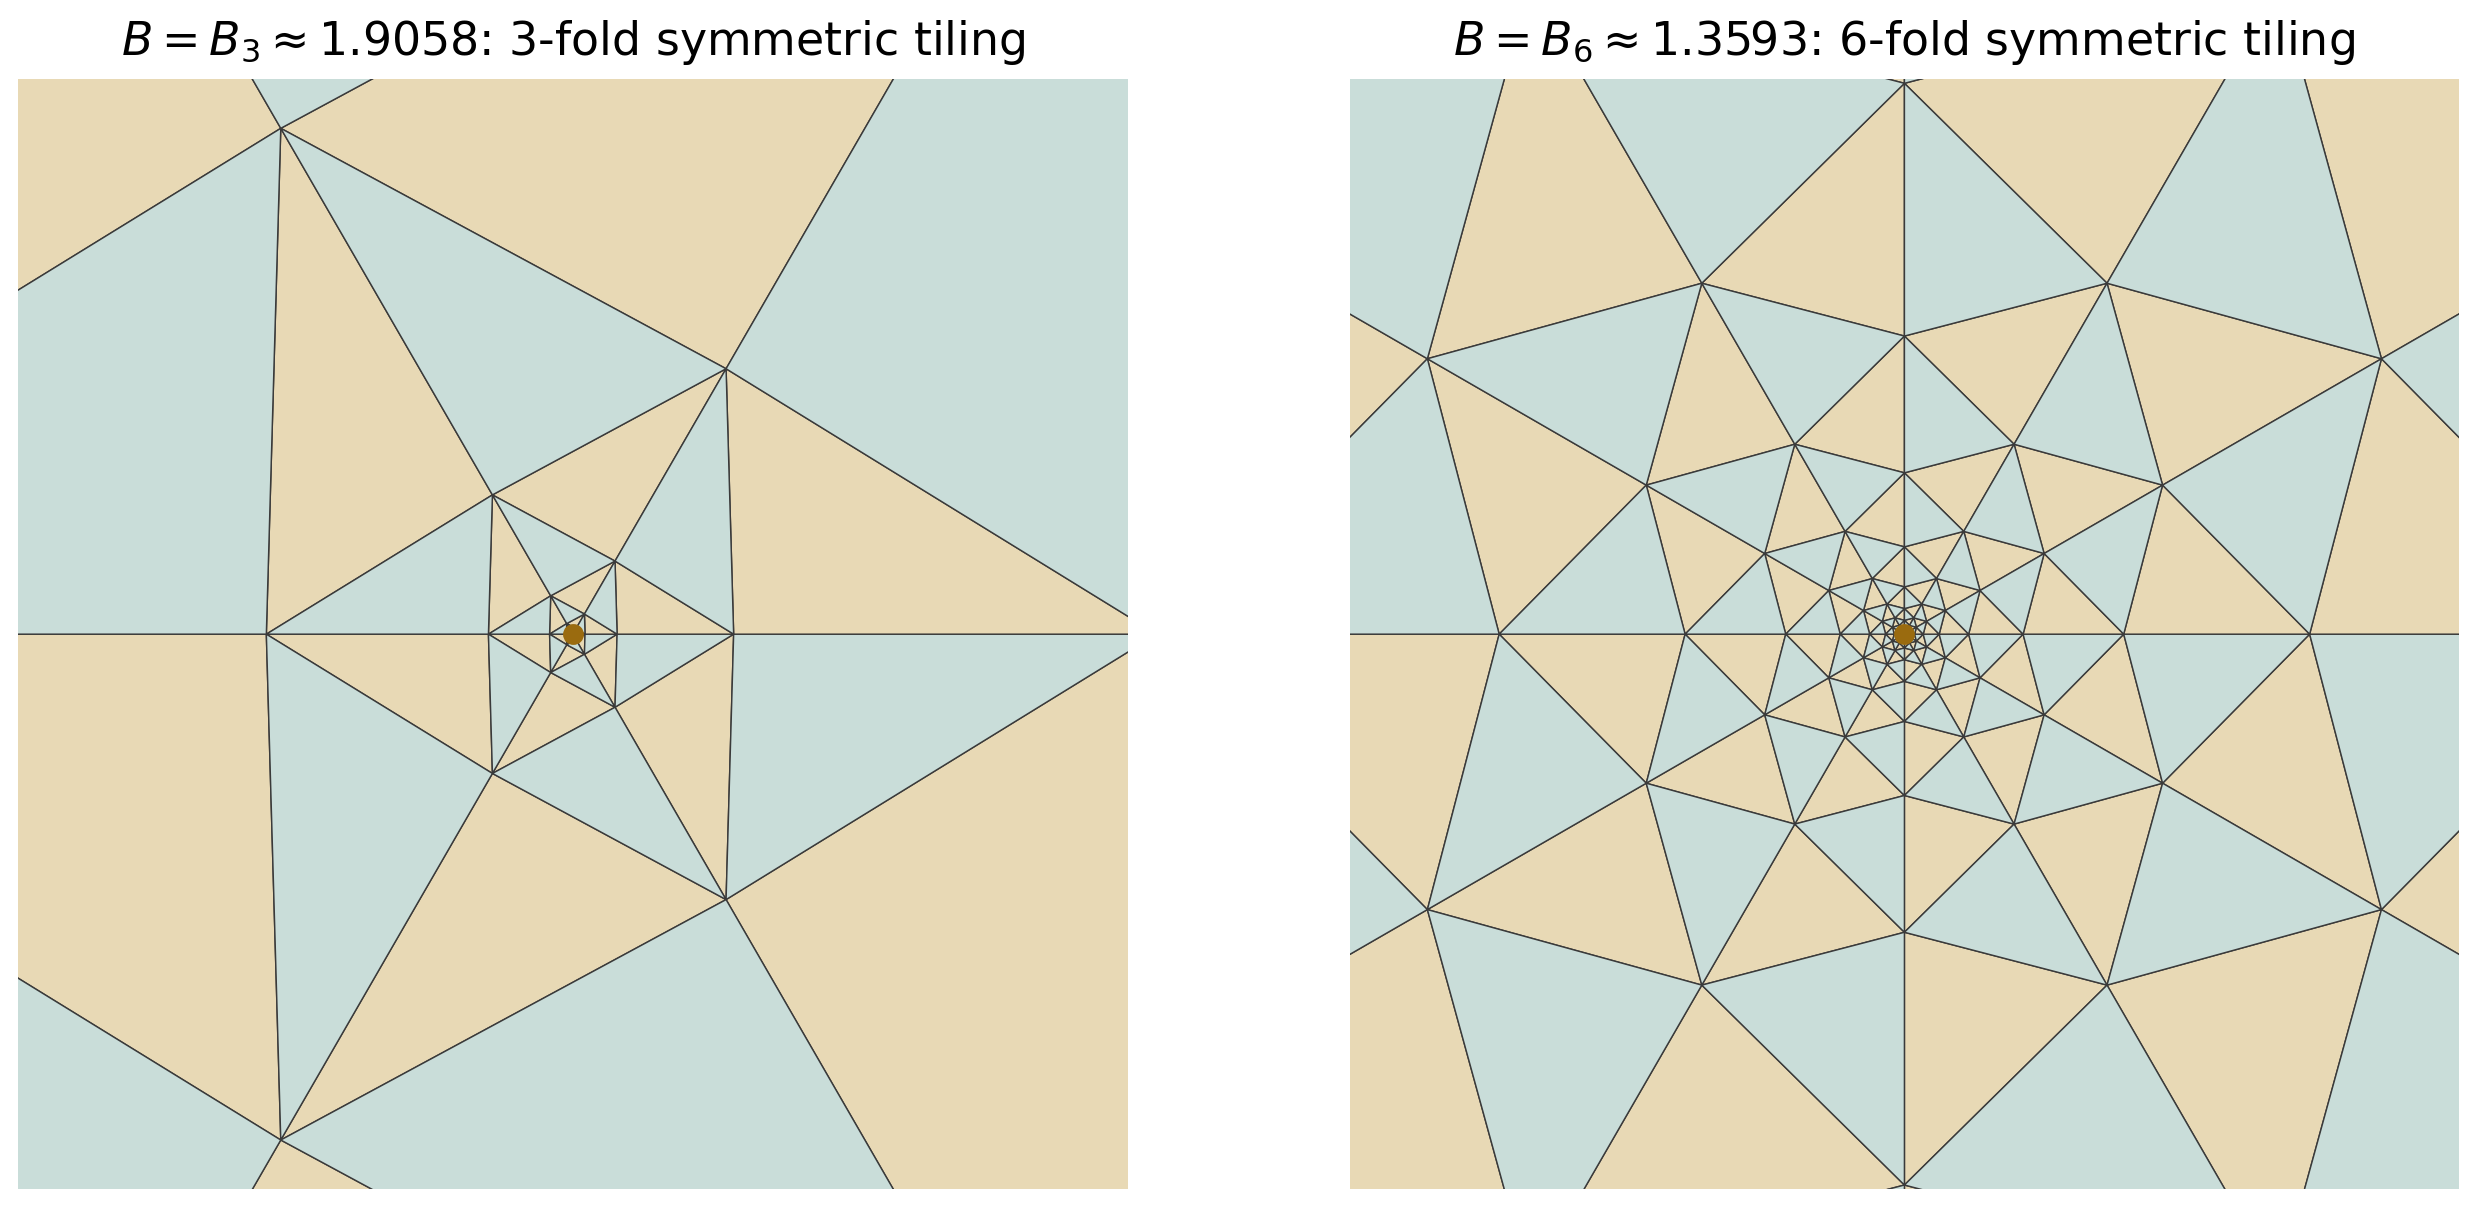

Here is the Python script that generated this plot:
"""fig05_tilings.py — Figure: tilings of the punctured plane by similar triangles.

Purpose (Section 8, Theorem 8.6): the center triangulation of a coherent
hexagonal circle packing all of whose triangles are similar is, up to
similarity, the regular one or that of D_{B_n}, n >= 2. Shown: n = 3 and
n = 6, triangles shaded by orientation of the lattice triangle (the two
classes 'up' (u, u+(1,0), u+(0,1)) and 'down' (u, u+(0,1), u+(-1,1))),
recentered at the puncture X. All triangles in each panel are similar to
the cell triangle with half-angle cotangents proportional to 1 : B : B^2.
"""
import doylefig as D
from matplotlib.patches import Polygon

B3 = 1.9057818444840
B6 = 1.3593473017938
fig, axes = D.plt.subplots(1, 2, figsize=(10.5, 5.2))
for ax, B, n in ((axes[0], B3, 3), (axes[1], B6, 6)):
    ax.set_aspect("equal"); ax.axis("off")
    X, beta = D.family_X(B), D.family_beta(B)
    z = lambda p, q: D.closed_center(B, p, q, X, beta) - X
    R_in, R_out = 0.02 * abs(X), 40.0 * abs(X)
    for p in range(-40, 41):
        for q in range(0, 2 * n):           # one fundamental domain mod (-n,2n)
            for tri, col in ((((p, q), (p + 1, q), (p, q + 1)), "#E8D9B5"),
                             (((p, q), (p, q + 1), (p - 1, q + 1)), "#C9DDD9")):
                pts = [z(*t) for t in tri]
                if not all(R_in <= abs(w) <= R_out for w in pts):
                    continue
                ax.add_patch(Polygon([(w.real, w.imag) for w in pts], closed=True,
                                     fc=col, ec=D.INK, lw=0.35, zorder=2))
    ax.scatter([0], [0], s=16, color=D.GOLD, zorder=6)
    L = 1.15 * abs(X) * (3.0 if n == 3 else 2.2)
    ax.set_xlim(-L, L); ax.set_ylim(-L, L)
    ax.set_title(rf"$B=B_{n}\approx{B:.4f}$: ${n}$-fold symmetric tiling", fontsize=11)
D.save(fig, "fig05_tilings")
